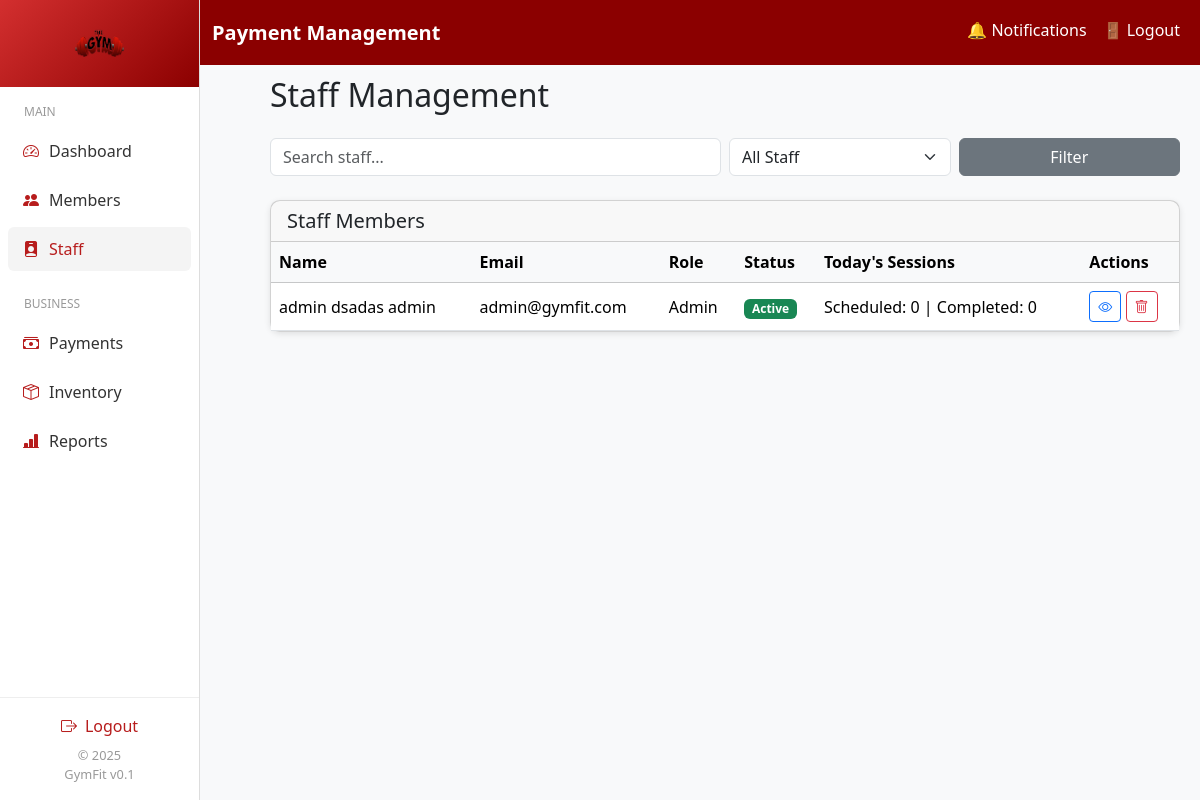
/dashboard/owner/staff.php (signed in), run on the app's committed database.
### tables this page shows
CREATE TABLE `users` (
  `id` int(11) NOT NULL,
  `firstName` varchar(255) NOT NULL,
  `middleName` varchar(255) NOT NULL,
  `lastName` varchar(255) NOT NULL,
  `username` varchar(100) NOT NULL,
  `email` varchar(150) DEFAULT NULL,
  `contact` int(25) NOT NULL,
  `password` varchar(255) NOT NULL,
  `role` enum('admin','trainer','trainor','client','trainee','owner') NOT NULL DEFAULT 'client',
  `full_name` varchar(150) DEFAULT NULL,
  `avatar` varchar(255) DEFAULT NULL,
  `idImage` varchar(255) NOT NULL,
  `status` enum('active','inactive') DEFAULT 'active',
  `created_at` timestamp NOT NULL DEFAULT current_timestamp(),
  `active_status` enum('online','offline','busy') DEFAULT 'offline'
);

### dashboard/owner/staff.php (the view, shortened to what this page needs)
<?php
include '../../db_connect.php';
$roles = ["trainor", "admin"];
$placeholders = "'" . implode("','", $roles) . "'";
$staffResult = $conn->query("SELECT * FROM users WHERE role IN ($placeholders) ORDER BY created_at DESC");
$staff = [];
while($row = $staffResult->fetch_assoc()) {
    $staff[] = $row;
}
$appointmentsResult = $conn->query("SELECT * FROM appointments");
$appointments = [];
while($row = $appointmentsResult->fetch_assoc()) {
    $appointments[] = $row;
}
$searchQuery = strtolower($_GET['search'] ?? '');
$selectedRole = $_GET['role'] ?? 'all';
$filteredStaff = array_filter($staff, function($member) use($searchQuery, $selectedRole){
    $matchesRole = ($selectedRole === 'all') || ($member['role'] === $selectedRole);
    $matchesSearch = empty($searchQuery) ||
        str_contains(strtolower($member['full_name']), $searchQuery) ||
        str_contains(strtolower($member['email']), $searchQuery) ||
        str_contains(strtolower($member['username']), $searchQuery);
    return $matchesRole && $matchesSearch;
});
function getTodaySessions($appointments, $trainerId){
    $completed = 0;
    $scheduled = 0;
    return ['completed' => $completed, 'scheduled' => $scheduled];
}
function getStatusBadge($status){
    switch($status){
        case "active": return '<span class="badge bg-success">Active</span>';
    }
}
?>
<!DOCTYPE html>
<html lang="en">
<head>
<link href="https://cdn.jsdelivr.net/npm/bootstrap@5.3.2/dist/css/bootstrap.min.css" rel="stylesheet">
<link href="https://cdn.jsdelivr.net/npm/bootstrap-icons@1.11.0/font/bootstrap-icons.css" rel="stylesheet">
</head>
<body>
<?php include 'includes/navbar.php'; ?>
<?php include 'includes/sidebar.php'; ?>
<main>
    <div class="d-flex justify-content-between align-items-center mb-3">
        <h2>Staff Management</h2>
    </div>
    <form method="GET" class="row g-2 mb-4">
        <div class="col-md-6">
            <input type="text" name="search" class="form-control" placeholder="Search staff..." value="<?= htmlspecialchars($_GET['search'] ?? '') ?>">
        </div>
        <div class="col-md-3">
            <select name="role" class="form-select">
                <option value="all" <?= $selectedRole==='all' ? 'selected':'' ?>>All Staff</option>
            </select>
        </div>
        <div class="col-md-3">
            <button type="submit" class="btn btn-secondary w-100">Filter</button>
        </div>
    </form>
    <div class="card">
        <div class="card-header">
            <h5 class="mb-0">Staff Members</h5>
        </div>
        <div class="card-body p-0">
            <div class="table-responsive">
                <table class="table mb-0 align-middle">
                    <thead class="table-light">
                        <tr>
                            <th>Name</th>
                            <th>Email</th>
                            <th>Role</th>
                            <th>Status</th>
                            <th>Today's Sessions</th>
                            <th>Actions</th>
                        </tr>
                    </thead>
                    <tbody>
                    <?php if(!empty($filteredStaff)): ?>
                        <?php foreach($filteredStaff as $member):
                            $sessions = getTodaySessions($appointments, $member['id']);
                        ?>
                        <tr>
                            <td><?= htmlspecialchars($member['full_name']) ?></td>
                            <td><?= htmlspecialchars($member['email']) ?></td>
                            <td><?= ucfirst($member['role']) ?></td>
                            <td><?= getStatusBadge($member['status']) ?></td>
                            <td>Scheduled: <?= $sessions['scheduled'] ?> | Completed: <?= $sessions['completed'] ?></td>
                            <td>
                                <a href="view_staff.php?id=<?= $member['id'] ?>" class="btn btn-sm btn-outline-primary"><i class="bi bi-eye"></i></a>
                                <a href="delete_staff.php?id=<?= $member['id'] ?>" class="btn btn-sm btn-outline-danger" onclick="return confirm('Are you sure?')"><i class="bi bi-trash"></i></a>
                            </td>
                        </tr>
                        <?php endforeach; ?>
                    <?php else: ?>
                        <tr>
                            <td colspan="6" class="text-center py-3">No staff found</td>
                        </tr>
                    <?php endif; ?>
                    </tbody>
                </table>
            </div>
        </div>
    </div>
</main>
</body>
</html>

### dashboard/owner/staff.php (style rules this page uses)
body { background:#f8f9fa; margin:0; padding:0; }
main { margin-left: 250px; margin-top: 56px; height: calc(100vh - 56px); overflow-y: auto; padding: 20px; }
.card { border-radius:10px; box-shadow:0 2px 6px rgba(0,0,0,0.1); }
.table-responsive { max-height: 500px; overflow-y: auto; }

### data on the page
users: full_name "admin dsadas admin", email "admin@gymfit.com", role "Admin", status "Active", id "0"
